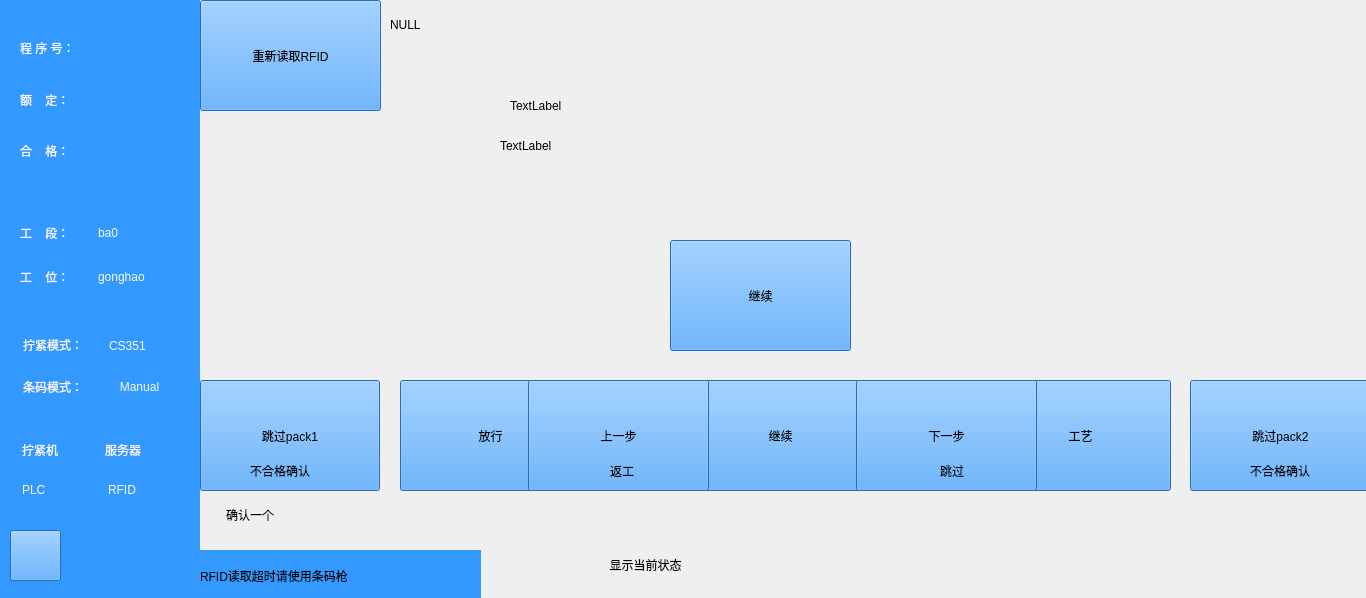
     <widget class="QWidget" name="widget_6" native="true">
      <property name="geometry">
       <rect>
        <x>0</x>
        <y>170</y>
        <width>1366</width>
        <height>598</height>
       </rect>
      </property>
      <widget class="QStackedWidget" name="stackedWidget_6">
       <property name="geometry">
        <rect>
         <x>0</x>
         <y>0</y>
         <width>1366</width>
         <height>598</height>
        </rect>
       </property>
       <property name="styleSheet">
        <string notr="true"/>
       </property>
       <property name="currentIndex">
        <number>0</number>
       </property>
       <widget class="QWidget" name="stackedWidget_6Page1">
        <widget class="QWidget" name="widget" native="true">
         <property name="geometry">
          <rect>
           <x>0</x>
           <y>0</y>
           <width>200</width>
           <height>598</height>
          </rect>
         </property>
         <property name="styleSheet">
          <string notr="true">background-color: rgb(51, 153, 255);</string>
         </property>
         <widget class="Line" name="line_2">
          <property name="geometry">
           <rect>
            <x>21</x>
            <y>191</y>
            <width>160</width>
            <height>5</height>
           </rect>
          </property>
          <property name="autoFillBackground">
           <bool>false</bool>
          </property>
          <property name="styleSheet">
           <string notr="true">border-image: url(:/LCD_CS351/LCD_CS351/logo/line.bmp);
background:transparent;</string>
          </property>
          <property name="midLineWidth">
           <number>0</number>
          </property>
          <property name="orientation">
           <enum>Qt::Horizontal</enum>
          </property>
         </widget>
         <widget class="Line" name="line_3">
          <property name="geometry">
           <rect>
            <x>20</x>
            <y>311</y>
            <width>160</width>
            <height>5</height>
           </rect>
          </property>
          <property name="styleSheet">
           <string notr="true">border-image: url(:/LCD_CS351/LCD_CS351/logo/line.bmp);
background:transparent;</string>
          </property>
          <property name="orientation">
           <enum>Qt::Horizontal</enum>
          </property>
         </widget>
         <widget class="Line" name="line">
          <property name="geometry">
           <rect>
            <x>20</x>
            <y>417</y>
            <width>160</width>
            <height>5</height>
           </rect>
          </property>
          <property name="styleSheet">
           <string notr="true">border-image: url(:/LCD_CS351/LCD_CS351/logo/line.bmp);
background:transparent;</string>
          </property>
          <property name="orientation">
           <enum>Qt::Horizontal</enum>
          </property>
         </widget>
         <widget class="QWidget" name="layoutWidget_3">
          <property name="geometry">
           <rect>
            <x>20</x>
            <y>214</y>
            <width>221</width>
            <height>81</height>
           </rect>
          </property>
          <layout class="QVBoxLayout" name="verticalLayout_2">
           <item>
            <layout class="QHBoxLayout" name="horizontalLayout_4" stretch="1,2">
             <item>
              <widget class="QLabel" name="label_4">
               <property name="styleSheet">
                <string notr="true">font: 12pt &quot;黑体&quot;;
color: rgb(248, 248, 255);</string>
               </property>
               <property name="text">
                <string>工    段：</string>
               </property>
              </widget>
             </item>
             <item>
              <widget class="QLabel" name="label_gongduan">
               <property name="styleSheet">
                <string notr="true">font: 12pt &quot;黑体&quot;;
color: rgb(248, 248, 255);</string>
               </property>
               <property name="text">
                <string>ba0</string>
               </property>
              </widget>
             </item>
            </layout>
           </item>
           <item>
            <layout class="QHBoxLayout" name="horizontalLayout_5" stretch="1,2">
             <item>
              <widget class="QLabel" name="label_5">
               <property name="styleSheet">
                <string notr="true">font: 12pt &quot;黑体&quot;;
color: rgb(248, 248, 255);</string>
               </property>
               <property name="text">
                <string>工    位：</string>
               </property>
              </widget>
             </item>
             <item>
              <widget class="QLabel" name="label_gongwei">
               <property name="styleSheet">
                <string notr="true">font: 12pt &quot;黑体&quot;;
color: rgb(248, 248, 255);</string>
               </property>
               <property name="text">
                <string>gonghao</string>
               </property>
              </widget>
             </item>
            </layout>
           </item>
          </layout>
         </widget>
         <widget class="QStackedWidget" name="stackedWidget_4">
          <property name="geometry">
           <rect>
            <x>20</x>
            <y>16</y>
            <width>181</width>
            <height>171</height>
           </rect>
          </property>
          <property name="currentIndex">
           <number>0</number>
          </property>
          <widget class="QWidget" name="stackedWidget_4Page1">
           <widget class="QWidget" name="layoutWidget5">
            <property name="geometry">
             <rect>
              <x>0</x>
              <y>67</y>
              <width>151</width>
              <height>33</height>
             </rect>
            </property>
            <layout class="QHBoxLayout" name="horizontalLayout_2">
             <item>
              <widget class="QLabel" name="label_2">
               <property name="styleSheet">
                <string notr="true">font: 12pt &quot;黑体&quot;;
color: rgb(248, 248, 255);</string>
               </property>
               <property name="text">
                <string>额    定：</string>
               </property>
              </widget>
             </item>
             <item>
              <widget class="QLabel" name="label_lsnum">
               <property name="styleSheet">
                <string notr="true">font: 12pt &quot;黑体&quot;;
color: rgb(248, 248, 255);</string>
               </property>
               <property name="text">
                <string/>
               </property>
              </widget>
             </item>
            </layout>
           </widget>
           <widget class="QWidget" name="layoutWidget4">
            <property name="geometry">
             <rect>
              <x>0</x>
              <y>118</y>
              <width>151</width>
              <height>33</height>
             </rect>
            </property>
            <layout class="QHBoxLayout" name="horizontalLayout_3">
             <item>
              <widget class="QLabel" name="label_3">
               <property name="styleSheet">
                <string notr="true">font: 12pt &quot;黑体&quot;;
color: rgb(248, 248, 255);</string>
               </property>
               <property name="text">
                <string>合    格：</string>
               </property>
              </widget>
             </item>
             <item>
              <widget class="QLabel" name="label_hege">
               <property name="styleSheet">
                <string notr="true">font: 12pt &quot;黑体&quot;;
color: rgb(248, 248, 255);</string>
               </property>
               <property name="text">
                <string/>
               </property>
              </widget>
             </item>
            </layout>
           </widget>
          </widget>
         </widget>
         <widget class="QLabel" name="label_7">
          <property name="geometry">
           <rect>
            <x>23</x>
            <y>377</y>
            <width>80</width>
            <height>19</height>
           </rect>
          </property>
          <property name="styleSheet">
           <string notr="true">font: 12pt &quot;黑体&quot;;
color: rgb(248, 248, 255);</string>
          </property>
          <property name="text">
           <string>条码模式：</string>
          </property>
         </widget>
         <widget class="QLabel" name="label_8">
          <property name="geometry">
           <rect>
            <x>22</x>
            <y>442</y>
            <width>54</width>
            <height>16</height>
           </rect>
          </property>
          <property name="styleSheet">
           <string notr="true">font: 12pt &quot;黑体&quot;;
color: rgb(248, 248, 255);</string>
          </property>
          <property name="text">
           <string>拧紧机</string>
          </property>
         </widget>
         <widget class="QLabel" name="label_ss1">
          <property name="geometry">
           <rect>
            <x>78</x>
            <y>442</y>
            <width>16</width>
            <height>16</height>
           </rect>
          </property>
          <property name="styleSheet">
           <string notr="true">border-image: url(:/LCD_CS351/LCD_CS351/35_all/69.bmp);</string>
          </property>
          <property name="text">
           <string/>
          </property>
         </widget>
         <widget class="QLabel" name="label_9">
          <property name="geometry">
           <rect>
            <x>105</x>
            <y>442</y>
            <width>54</width>
            <height>16</height>
           </rect>
          </property>
          <property name="styleSheet">
           <string notr="true">font: 12pt &quot;黑体&quot;;
color: rgb(248, 248, 255);</string>
          </property>
          <property name="text">
           <string>服务器</string>
          </property>
         </widget>
         <widget class="QLabel" name="label_ss2">
          <property name="geometry">
           <rect>
            <x>159</x>
            <y>442</y>
            <width>16</width>
            <height>16</height>
           </rect>
          </property>
          <property name="styleSheet">
           <string notr="true">border-image: url(:/LCD_CS351/LCD_CS351/35_all/69.bmp);</string>
          </property>
          <property name="text">
           <string/>
          </property>
         </widget>
         <widget class="QLabel" name="label_10">
          <property name="geometry">
           <rect>
            <x>22</x>
            <y>482</y>
            <width>54</width>
            <height>16</height>
           </rect>
          </property>
          <property name="styleSheet">
           <string notr="true">font: 12pt &quot;黑体&quot;;
color: rgb(248, 248, 255);</string>
          </property>
          <property name="text">
           <string>PLC</string>
          </property>
         </widget>
         <widget class="QLabel" name="label_ss3">
          <property name="geometry">
           <rect>
            <x>78</x>
            <y>482</y>
            <width>16</width>
            <height>16</height>
           </rect>
          </property>
          <property name="styleSheet">
           <string notr="true">border-image: url(:/LCD_CS351/LCD_CS351/35_all/69.bmp);</string>
          </property>
          <property name="text">
           <string/>
          </property>
         </widget>
         <widget class="QLabel" name="label_11">
          <property name="geometry">
           <rect>
            <x>108</x>
            <y>482</y>
            <width>54</width>
            <height>16</height>
           </rect>
          </property>
          <property name="styleSheet">
           <string notr="true">font: 12pt &quot;黑体&quot;;
color: rgb(248, 248, 255);</string>
          </property>
          <property name="text">
           <string>RFID </string>
          </property>
         </widget>
         <widget class="QLabel" name="label_ss4">
          <property name="geometry">
           <rect>
            <x>159</x>
            <y>482</y>
            <width>16</width>
            <height>16</height>
           </rect>
          </property>
          <property name="styleSheet">
           <string notr="true">border-image: url(:/LCD_CS351/LCD_CS351/35_all/69.bmp);</string>
          </property>
          <property name="text">
           <string/>
          </property>
         </widget>
         <widget class="QLabel" name="label_16">
          <property name="geometry">
           <rect>
            <x>23</x>
            <y>335</y>
            <width>80</width>
            <height>19</height>
           </rect>
          </property>
          <property name="styleSheet">
           <string notr="true">font: 12pt &quot;黑体&quot;;
color: rgb(248, 248, 255);</string>
          </property>
          <property name="text">
           <string>拧紧模式：</string>
          </property>
         </widget>
         <widget class="QLabel" name="label_tighten">
          <property name="geometry">
           <rect>
            <x>109</x>
            <y>330</y>
            <width>71</width>
            <height>31</height>
           </rect>
          </property>
          <property name="layoutDirection">
           <enum>Qt::LeftToRight</enum>
          </property>
          <property name="styleSheet">
           <string notr="true">font: 12pt &quot;黑体&quot;;
color: rgb(248, 248, 255);</string>
          </property>
          <property name="text">
           <string>CS351</string>
          </property>
          <property name="alignment">
           <set>Qt::AlignLeading|Qt::AlignLeft|Qt::AlignVCenter</set>
          </property>
         </widget>
         <widget class="QPushButton" name="pushButton_tiaoma">
          <property name="geometry">
           <rect>
            <x>109</x>
            <y>361</y>
            <width>61</width>
            <height>51</height>
           </rect>
          </property>
          <property name="focusPolicy">
           <enum>Qt::NoFocus</enum>
          </property>
          <property name="styleSheet">
           <string notr="true">font: 12pt &quot;黑体&quot;;
color: rgb(248, 248, 255);
border-image: url(:/LCD_CS351/LCD_CS351/35_all/67.bmp);</string>
          </property>
          <property name="text">
           <string>Manual</string>
          </property>
          <property name="autoDefault">
           <bool>true</bool>
          </property>
          <property name="flat">
           <bool>true</bool>
          </property>
         </widget>
         <widget class="QPushButton" name="pushButton_18">
          <property name="geometry">
           <rect>
            <x>10</x>
            <y>530</y>
            <width>51</width>
            <height>51</height>
           </rect>
          </property>
          <property name="focusPolicy">
           <enum>Qt::NoFocus</enum>
          </property>
          <property name="styleSheet">
           <string notr="true">border-image: url(:/LCD_CS351/LCD_CS351/logo/back2.png);</string>
          </property>
          <property name="text">
           <string/>
          </property>
          <property name="autoDefault">
           <bool>false</bool>
          </property>
         </widget>
         <widget class="QWidget" name="widget_pro" native="true">
          <property name="geometry">
           <rect>
            <x>20</x>
            <y>32</y>
            <width>151</width>
            <height>31</height>
           </rect>
          </property>
          <widget class="QLabel" name="label">
           <property name="geometry">
            <rect>
             <x>0</x>
             <y>1</y>
             <width>81</width>
             <height>29</height>
            </rect>
           </property>
           <property name="styleSheet">
            <string notr="true">font: 12pt &quot;黑体&quot;;
color: rgb(248, 248, 255);</string>
           </property>
           <property name="text">
            <string>程 序 号：</string>
           </property>
          </widget>
          <widget class="QLabel" name="label_pronum">
           <property name="geometry">
            <rect>
             <x>80</x>
             <y>1</y>
             <width>71</width>
             <height>29</height>
            </rect>
           </property>
           <property name="styleSheet">
            <string notr="true">font: 12pt &quot;黑体&quot;;
color: rgb(248, 248, 255);</string>
           </property>
           <property name="text">
            <string/>
           </property>
          </widget>
         </widget>
         <zorder>label_8</zorder>
         <zorder>label_ss1</zorder>
         <zorder>label_9</zorder>
         <zorder>label_ss2</zorder>
         <zorder>label_10</zorder>
         <zorder>label_ss3</zorder>
         <zorder>label_11</zorder>
         <zorder>label_ss4</zorder>
         <zorder>label_7</zorder>
         <zorder>line_2</zorder>
         <zorder>line_3</zorder>
         <zorder>line</zorder>
         <zorder>layoutWidget_3</zorder>
         <zorder>stackedWidget_4</zorder>
         <zorder>label_16</zorder>
         <zorder>label_tighten</zorder>
         <zorder>pushButton_tiaoma</zorder>
         <zorder>pushButton_18</zorder>
         <zorder>widget_pro</zorder>
        </widget>
        <widget class="QPushButton" name="pushButton_17">
         <property name="geometry">
          <rect>
           <x>210</x>
           <y>500</y>
           <width>80</width>
           <height>30</height>
          </rect>
         </property>
         <property name="focusPolicy">
          <enum>Qt::NoFocus</enum>
         </property>
         <property name="styleSheet">
          <string notr="true">background:transparent;</string>
         </property>
         <property name="text">
          <string>确认一个</string>
         </property>
         <property name="flat">
          <bool>true</bool>
         </property>
        </widget>
        <widget class="QPushButton" name="pushButton_reset">
         <property name="geometry">
          <rect>
           <x>209</x>
           <y>550</y>
           <width>80</width>
           <height>30</height>
          </rect>
         </property>
         <property name="focusPolicy">
          <enum>Qt::NoFocus</enum>
         </property>
         <property name="styleSheet">
          <string notr="true"/>
         </property>
         <property name="text">
          <string>确认全部</string>
         </property>
         <property name="flat">
          <bool>true</bool>
         </property>
        </widget>
        <widget class="QStackedWidget" name="stackedWidget_2">
         <property name="geometry">
          <rect>
           <x>200</x>
           <y>0</y>
           <width>1166</width>
           <height>598</height>
          </rect>
         </property>
         <property name="styleSheet">
          <string notr="true">background:transparent;</string>
         </property>
         <property name="currentIndex">
          <number>0</number>
         </property>
         <widget class="QWidget" name="page_5">
          <widget class="QLabel" name="label_pdmarea">
           <property name="enabled">
            <bool>false</bool>
           </property>
           <property name="geometry">
            <rect>
             <x>0</x>
             <y>0</y>
             <width>1166</width>
             <height>598</height>
            </rect>
           </property>
           <property name="styleSheet">
            <string notr="true">border-image: url(:/LCD_CS351/LCD_CS351/DWIN_SET/home_BYD.bmp);</string>
           </property>
           <property name="text">
            <string/>
           </property>
           <property name="alignment">
            <set>Qt::AlignCenter</set>
           </property>
          </widget>
          <widget class="QPushButton" name="pushButton_errorGo">
           <property name="geometry">
            <rect>
             <x>200</x>
             <y>380</y>
             <width>181</width>
             <height>111</height>
            </rect>
           </property>
           <property name="styleSheet">
            <string notr="true">background-color: rgb(51, 153, 255);
font: 16pt &quot;Sans Serif&quot;;</string>
           </property>
           <property name="text">
            <string>放行</string>
           </property>
          </widget>
          <widget class="QPushButton" name="pushButton_errorContinue">
           <property name="geometry">
            <rect>
             <x>490</x>
             <y>380</y>
             <width>181</width>
             <height>111</height>
            </rect>
           </property>
           <property name="styleSheet">
            <string notr="true">background-color: rgb(51, 153, 255);
font: 16pt &quot;Sans Serif&quot;;</string>
           </property>
           <property name="text">
            <string>继续</string>
           </property>
          </widget>
          <widget class="QPushButton" name="pushButton_errorContinue_2">
           <property name="geometry">
            <rect>
             <x>790</x>
             <y>380</y>
             <width>181</width>
             <height>111</height>
            </rect>
           </property>
           <property name="styleSheet">
            <string notr="true">background-color: rgb(51, 153, 255);
font: 16pt &quot;Sans Serif&quot;;</string>
           </property>
           <property name="text">
            <string>工艺</string>
           </property>
          </widget>
          <widget class="QPushButton" name="pushButton_deep1">
           <property name="geometry">
            <rect>
             <x>0</x>
             <y>380</y>
             <width>180</width>
             <height>111</height>
            </rect>
           </property>
           <property name="styleSheet">
            <string notr="true">background-color: rgb(51, 153, 255);
font: 16pt &quot;Sans Serif&quot;;</string>
           </property>
           <property name="text">
            <string>跳过pack1</string>
           </property>
          </widget>
          <widget class="QPushButton" name="pushButton_deepUp">
           <property name="geometry">
            <rect>
             <x>328</x>
             <y>380</y>
             <width>181</width>
             <height>111</height>
            </rect>
           </property>
           <property name="styleSheet">
            <string notr="true">background-color: rgb(51, 153, 255);
font: 16pt &quot;Sans Serif&quot;;</string>
           </property>
           <property name="text">
            <string>上一步</string>
           </property>
          </widget>
          <widget class="QPushButton" name="pushButton_deepDown">
           <property name="geometry">
            <rect>
             <x>656</x>
             <y>380</y>
             <width>181</width>
             <height>111</height>
            </rect>
           </property>
           <property name="styleSheet">
            <string notr="true">background-color: rgb(51, 153, 255);
font: 16pt &quot;Sans Serif&quot;;</string>
           </property>
           <property name="text">
            <string>下一步</string>
           </property>
          </widget>
          <widget class="QPushButton" name="pushButton_deep2">
           <property name="geometry">
            <rect>
             <x>990</x>
             <y>380</y>
             <width>181</width>
             <height>111</height>
            </rect>
           </property>
           <property name="styleSheet">
            <string notr="true">background-color: rgb(51, 153, 255);
font: 16pt &quot;Sans Serif&quot;;</string>
           </property>
           <property name="text">
            <string>跳过pack2</string>
           </property>
          </widget>
          <widget class="QLabel" name="label_6">
           <property name="geometry">
            <rect>
             <x>50</x>
             <y>460</y>
             <width>91</width>
             <height>21</height>
            </rect>
           </property>
           <property name="text">
            <string>不合格确认</string>
           </property>
          </widget>
          <widget class="QLabel" name="label_13">
           <property name="geometry">
            <rect>
             <x>1050</x>
             <y>460</y>
             <width>91</width>
             <height>21</height>
            </rect>
           </property>
           <property name="text">
            <string>不合格确认</string>
           </property>
          </widget>
          <widget class="QLabel" name="label_12">
           <property name="geometry">
            <rect>
             <x>980</x>
             <y>570</y>
             <width>171</width>
             <height>21</height>
            </rect>
           </property>
           <property name="styleSheet">
            <string notr="true">background:transparent;
color: rgb(51, 153, 255);
font: 12pt &quot;黑体&quot;;</string>
           </property>
           <property name="text">
            <string/>
           </property>
          </widget>
          <widget class="QLabel" name="label_14">
           <property name="geometry">
            <rect>
             <x>410</x>
             <y>460</y>
             <width>91</width>
             <height>21</height>
            </rect>
           </property>
           <property name="text">
            <string>返工</string>
           </property>
          </widget>
          <widget class="QLabel" name="label_15">
           <property name="geometry">
            <rect>
             <x>740</x>
             <y>460</y>
             <width>91</width>
             <height>21</height>
            </rect>
           </property>
           <property name="text">
            <string>跳过</string>
           </property>
          </widget>
          <widget class="QPushButton" name="pushButton_readRFID">
           <property name="geometry">
            <rect>
             <x>0</x>
             <y>0</y>
             <width>181</width>
             <height>111</height>
            </rect>
           </property>
           <property name="styleSheet">
            <string notr="true">background-color: rgb(51, 153, 255);
font: 16pt &quot;Sans Serif&quot;;</string>
           </property>
           <property name="text">
            <string>重新读取RFID</string>
           </property>
          </widget>
          <widget class="RollSubtitleLable" name="label_showState">
           <property name="geometry">
            <rect>
             <x>0</x>
             <y>540</y>
             <width>891</width>
             <height>51</height>
            </rect>
           </property>
           <property name="styleSheet">
            <string notr="true">font: 16pt &quot;Sans Serif&quot;;</string>
           </property>
           <property name="text">
            <string>&lt;html&gt;&lt;head/&gt;&lt;body&gt;&lt;p align=&quot;center&quot;&gt;显示当前状态&lt;/p&gt;&lt;/body&gt;&lt;/html&gt;</string>
           </property>
          </widget>
          <widget class="QPushButton" name="pushButton_Go">
           <property name="geometry">
            <rect>
             <x>470</x>
             <y>240</y>
             <width>181</width>
             <height>111</height>
            </rect>
           </property>
           <property name="styleSheet">
            <string notr="true">background-color: rgb(51, 153, 255);
font: 27pt &quot;Sans Serif&quot;;</string>
           </property>
           <property name="text">
            <string>继续</string>
           </property>
          </widget>
          <widget class="QLabel" name="label_AEN">
           <property name="geometry">
            <rect>
             <x>310</x>
             <y>90</y>
             <width>281</width>
             <height>31</height>
            </rect>
           </property>
           <property name="text">
            <string>TextLabel</string>
           </property>
          </widget>
          <widget class="QLabel" name="label_YEN">
           <property name="geometry">
            <rect>
             <x>300</x>
             <y>130</y>
             <width>281</width>
             <height>31</height>
            </rect>
           </property>
           <property name="text">
            <string>TextLabel</string>
           </property>
          </widget>
          <widget class="QLabel" name="label_tishu">
           <property name="geometry">
            <rect>
             <x>0</x>
             <y>550</y>
             <width>281</width>
             <height>51</height>
            </rect>
           </property>
           <property name="styleSheet">
            <string notr="true">background-color: rgb(51, 153, 255);
font: 16pt &quot;Sans Serif&quot;;</string>
           </property>
           <property name="text">
            <string>RFID读取超时请使用条码枪</string>
           </property>
          </widget>
          <widget class="QLabel" name="label_showCode">
           <property name="geometry">
            <rect>
             <x>190</x>
             <y>0</y>
             <width>500</width>
             <height>50</height>
            </rect>
           </property>
           <property name="styleSheet">
            <string notr="true">font: 30pt &quot;黑体&quot;;</string>
           </property>
           <property name="text">
            <string>NULL</string>
           </property>
          </widget>
         </widget>
         <widget class="QWidget" name="page_6">
          <property name="styleSheet">
           <string notr="true"/>
          </property>
         </widget>
        </widget>
        <widget class="QLabel" name="label_battery">
         <property name="geometry">
          <rect>
           <x>1138</x>
           <y>574</y>
           <width>28</width>
           <height>14</height>
          </rect>
         </property>
         <property name="styleSheet">
          <string notr="true">background:transparent;
border-image: url(:/LCD_CS351/LCD_CS351/logo/battery.png);</string>
         </property>
         <property name="text">
          <string/>
         </property>
        </widget>
        <widget class="QLabel" name="label_wifi">
         <property name="geometry">
          <rect>
           <x>1100</x>
           <y>573</y>
           <width>23</width>
           <height>18</height>
          </rect>
         </property>
         <property name="styleSheet">
          <string notr="true">background:transparent;
border-image: url(:/LCD_CS351/LCD_CS351/logo/wifi.png);</string>
         </property>
         <property name="text">
          <string/>
         </property>
        </widget>
       </widget>
      </widget>
     </widget>
